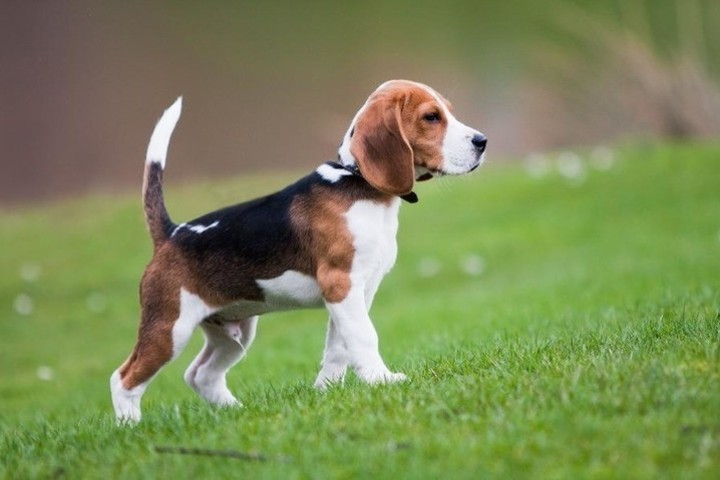
#> input picture third/resources/first_image.jpg, 720 x 480 px; its folder holds 2 pictures in this run
$ python main.py
#> lines starting #> are read from the running program, lines starting #| are printed output that depends on the picture
from PIL import Image
from pylab import *
import scipy.stats as st
import numpy as np

file_path = 'resources/'


# Transform RGB image to gray_scale image
def img_transform(img_name):
#> called with img_name = 'first_image.jpg'
    image = Image.open(file_path + img_name).convert('L')  # Открываем изображение и конвертируем в полутоновое
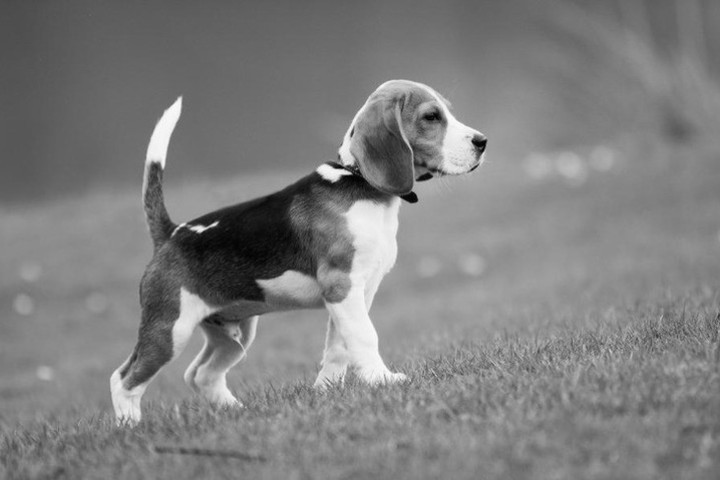
#> image: PIL image 720x480 L; min 1, max 252, mean 126.8
#> call 2 of img_transform, with img_name = 'second_image.jpg'
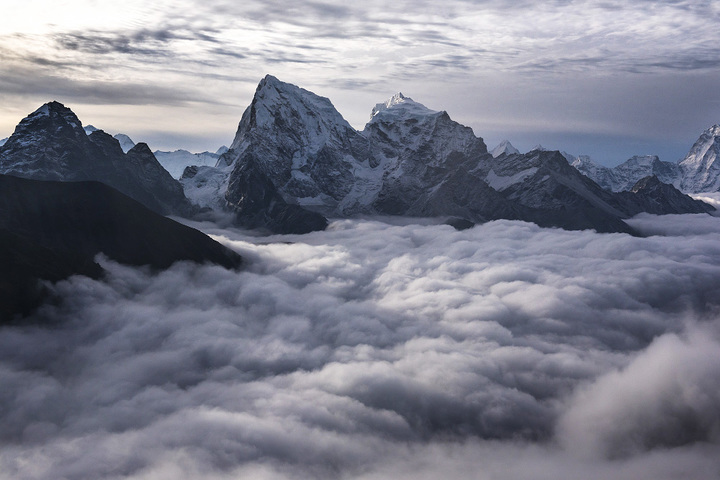
#> input picture third/resources/second_image.jpg, 720 x 480 px
#> in img_transform (call 2), `image = Image.open(file_path + img_name).convert('L')`:
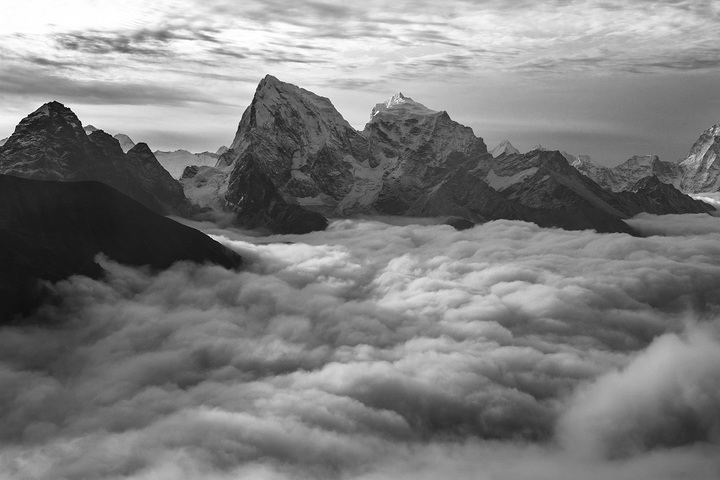
#> image: PIL image 720x480 L; min 0, max 255, mean 125.5
    image.save(file_path + "gray_scale_" + img_name)
    image.show()
    return image


# Image histogram and statistic
def img_histogram(image):
    img_array = array(image)
    hist_data = img_array.flatten()

    figure()
    hist(hist_data, 32)
    show()
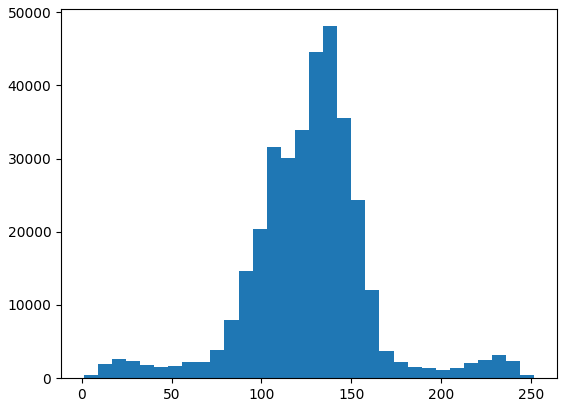
#> figure drawn by matplotlib, 1 panel; tallest bar 48078 high, from x = 134.3 to 142.2

#> (the run stopped early here; a loop or call above may not have finished)
